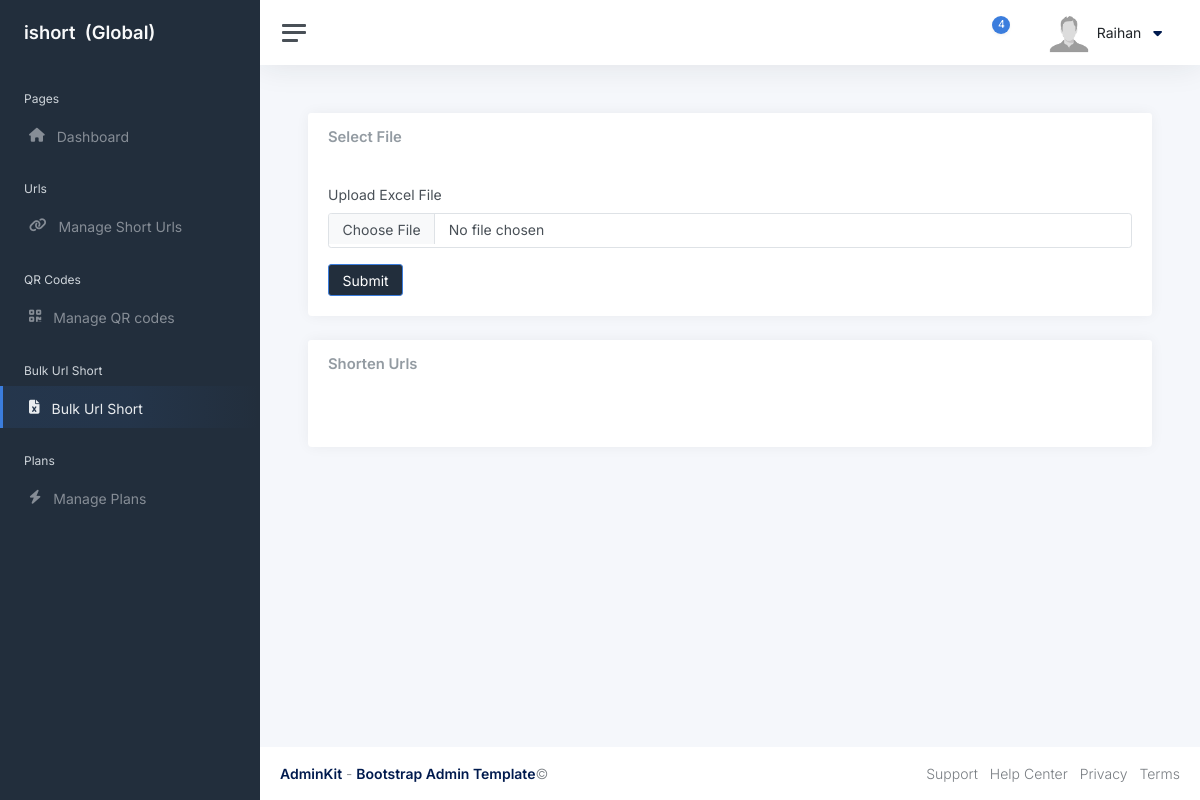
The page /user/bulk-url-short/ (signed in) on the database its author committed.
### core/models.py (models this page shows, shortened)
class User(AbstractUser):
    username = None
    email = models.EmailField(unique=True)
    objects = UserManager()
    USERNAME_FIELD = 'email'
    REQUIRED_FIELDS = []

class Subscription(models.Model):
    user = models.OneToOneField(User, on_delete=models.CASCADE) # one to one relationship
    plan = models.ForeignKey(Plan, on_delete=models.CASCADE)
    used_urls = models.PositiveIntegerField(default = 0)
    used_qrs = models.PositiveBigIntegerField(default = 0)
    expires_at = models.DateTimeField(null = True, blank = True)
    razorpay_payment_id = models.CharField(max_length=250, null=True, blank=True)
    def get_subscription_details(request):
        subscription_obj = Subscription.objects.get(user = request.user)
        return subscription_obj.plan

class Plan(models.Model):
    name = models.CharField(max_length=50, verbose_name='Plan Name')
    price = models.FloatField(default=0.0, verbose_name='Plan Price')
    duration = models.IntegerField(default=365, verbose_name='Plan Duration in Day')
    number_url = models.BigIntegerField(default = 0, verbose_name='Number of urls')
    number_qr = models.BigIntegerField(default = 0, verbose_name='Number of qr codes')
    api_access = models.BooleanField(default = False)
    bulk_url_short = models.BooleanField(default=False)
    details = models.TextField(verbose_name='Plan Details')
    subs_count = models.BigIntegerField(default=0, verbose_name='Plan Subscribe Count')
    created_at = models.DateField(auto_now=True)
    updated_at = models.DateField(auto_now=True)
    def __str__(self):
        return self.name

### core/views.py (the view, shortened to what this page needs)
# urls.py: path('user/bulk-url-short/', bulk_url_short, name="Bulk_Url_Short"),
@login_required(login_url='account_login')
def bulk_url_short(request):
    return render(request, 'Dashboard/bulk-url-short.html')

### core/templates/Dashboard/bulk-url-short.html (shortened to what this page needs)
{% extends 'Dashboard/base.html' %}
{% block content %}
<main class="content">
    <div class="container-fluid p-0">
        <div class="row">
            <div class="col-12">
                <div class="card">
                    <div class="card-header">
                        <h5 class="card-title mb-0">Select File</h5>
                    </div>
                    <div class="card-body">
                        <form method="post" enctype="multipart/form-data">
                            <div class="mb-3">
                              <label for="" class="form-label">Upload Excel File</label>
                              <input type="file" class="form-control" name="file" accept=".xls,.xlsx, .csv" required>
                            </div>
                            <button type="submit" class="btn btn-primary">Submit</button>
                        </form>
                    </div>
                </div>
            </div>
        </div>
        <div class="row">
            <div class="col-12">
                <div class="card">
                    <div class="card-header">
                        <h5 class="card-title mb-0">Shorten Urls</h5>
                    </div>
                    <div class="card-body">
                    </div>
                </div>
            </div>
        </div>
    </div>
</main>
{% endblock content %}

### core/templates/Dashboard/base.html (shortened to what this page needs)
{% load static %}
<!DOCTYPE html>
<html lang="en">
<head>
	<link rel="stylesheet" href="https://cdnjs.cloudflare.com/ajax/libs/font-awesome/6.4.2/css/all.min.css">
	<link href="https://cdn.jsdelivr.net/npm/bootstrap@5.0.2/dist/css/bootstrap.min.css" rel="stylesheet">
	<link href="{% static 'User/css/app-light.css' %}" rel="stylesheet">
	<link href="{% static 'User/css/app.css' %}" rel="stylesheet">
</head>
<body>
	<div class="wrapper">
		<nav id="sidebar" class="sidebar js-sidebar">
			<div class="sidebar-content js-simplebar">
				<a class="sidebar-brand" href="index.html">
					<span class="align-middle">ishort &nbsp({{request.user.subscription.get_subscription_details}})</span>
				</a>
				{% with request.resolver_match.url_name as url_name %}
				<ul class="sidebar-nav">
					<li class="sidebar-header">
						Pages
					</li>
					<li class="sidebar-item {% if url_name == 'User_Dashboard' %} active {% endif %}">
						<a class="sidebar-link" href="{% url 'core:User_Dashboard' %}"><i class="fa-solid fa-house"></i><span class="align-middle">Dashboard</span></a>
					</li>
					<li class="sidebar-header">
						Urls
					</li>
					<li class="sidebar-item {% if url_name == 'Manage_Urls' %} active {% endif %}">
						<a class="sidebar-link" href="{% url 'core:Manage_Urls' %}"><i class="fa-solid fa-link"></i><span class="align-middle">Manage Short Urls</span></a>
					</li>
					<li class="sidebar-header">
						QR Codes
					</li>
					<li class="sidebar-item {% if url_name == 'Manage_QR_codes' %} active {% endif %}">
						<a class="sidebar-link" href="{% url 'core:Manage_QR_codes' %}"><i class="fa-solid fa-qrcode"></i><span class="align-middle">Manage QR codes</span></a>
					</li>
					<li class="sidebar-header">
						Bulk Url Short
					</li>
					<li class="sidebar-item {% if url_name == 'Bulk_Url_Short' %} active {% endif %}">
						<a class="sidebar-link" href="{% url 'core:Bulk_Url_Short' %}"><i class="fa-solid fa-file-excel"></i><span class="align-middle">Bulk Url Short</span></a>
					</li>
					<li class="sidebar-header">
						Plans
					</li>
					<li class="sidebar-item {% if url_name == 'Manage_Plan' %} active {% endif %}">
						<a class="sidebar-link" href="{% url 'core:Manage_Plan' %}"><i class="fa-solid fa-bolt"></i><span class="align-middle">Manage Plans</span></a>
					</li>
				</ul>
				{% endwith %}
			</div>
		</nav>
		<div class="main">
			<nav class="navbar navbar-expand navbar-light navbar-bg">
				<a class="sidebar-toggle js-sidebar-toggle">
					<i class="hamburger align-self-center"></i>
				</a>
				<div class="navbar-collapse collapse">
					<ul class="navbar-nav navbar-align">
						<li class="nav-item dropdown">
							<a class="nav-icon dropdown-toggle" href="#" id="alertsDropdown" data-bs-toggle="dropdown">
								<div class="position-relative">
									<span class="indicator">4</span>
								</div>
							</a>
						</li>
						<li class="nav-item dropdown">
							<a class="nav-icon dropdown-toggle" href="#" id="messagesDropdown" data-bs-toggle="dropdown">
							</a>
						</li>
						<li class="nav-item dropdown">
							<a class="nav-link d-none d-sm-inline-block" href="#" data-bs-toggle="dropdown">
								<img class="avatar img-fluid rounded me-1" alt="{{request.user.first_name}}" /> <span class="text-dark">{{request.user.first_name}}</span>
								<i class="fa-solid fa-caret-down mx-2"></i>
							</a>
						</li>
					</ul>
				</div>
			</nav>
            {% block content %}
            {% endblock content %}
            <footer class="footer">
				<div class="container-fluid">
					<div class="row text-muted">
						<div class="col-6 text-start">
							<p class="mb-0">
								<a class="text-muted" href="https://adminkit.io/" target="_blank"><strong>AdminKit</strong></a> - <a class="text-muted" href="https://adminkit.io/" target="_blank"><strong>Bootstrap Admin Template</strong></a>&copy;
							</p>
						</div>
						<div class="col-6 text-end">
							<ul class="list-inline">
								<li class="list-inline-item">
									<a class="text-muted" href="https://adminkit.io/" target="_blank">Support</a>
								</li>
								<li class="list-inline-item">
									<a class="text-muted" href="https://adminkit.io/" target="_blank">Help Center</a>
								</li>
								<li class="list-inline-item">
									<a class="text-muted" href="https://adminkit.io/" target="_blank">Privacy</a>
								</li>
								<li class="list-inline-item">
									<a class="text-muted" href="https://adminkit.io/" target="_blank">Terms</a>
								</li>
							</ul>
						</div>
					</div>
				</div>
			</footer>
		</div>
	</div>
</body>
</html>

### core/templates/Dashboard/base.html (style rules this page uses)
.btn { background: #222e3c; }

### rows shown on the page
User: user.subscription.get_subscription_details "Global", user.first_name "Raihan"
